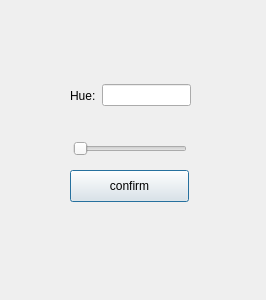
<?xml version="1.0" encoding="UTF-8"?>
<ui version="4.0">
 <class>HueDialog</class>
 <widget class="QDialog" name="HueDialog">
  <property name="geometry">
   <rect>
    <x>0</x>
    <y>0</y>
    <width>266</width>
    <height>300</height>
   </rect>
  </property>
  <property name="windowTitle">
   <string>Dialog</string>
  </property>
  <widget class="QWidget" name="layoutWidget">
   <property name="geometry">
    <rect>
     <x>70</x>
     <y>84</y>
     <width>121</width>
     <height>23</height>
    </rect>
   </property>
   <layout class="QHBoxLayout" name="horizontalLayout_5">
    <item>
     <widget class="QLabel" name="hueLabel">
      <property name="text">
       <string>Hue:</string>
      </property>
     </widget>
    </item>
    <item>
     <widget class="QLineEdit" name="hueInput"/>
    </item>
   </layout>
  </widget>
  <widget class="QSlider" name="hueSlider">
   <property name="geometry">
    <rect>
     <x>73</x>
     <y>138</y>
     <width>114</width>
     <height>22</height>
    </rect>
   </property>
   <property name="orientation">
    <enum>Qt::Horizontal</enum>
   </property>
  </widget>
  <widget class="QPushButton" name="confHueBtn">
   <property name="geometry">
    <rect>
     <x>70</x>
     <y>170</y>
     <width>119</width>
     <height>32</height>
    </rect>
   </property>
   <property name="text">
    <string>confirm</string>
   </property>
  </widget>
 </widget>
 <resources/>
 <connections>
  <connection>
   <sender>confHueBtn</sender>
   <signal>clicked()</signal>
   <receiver>HueDialog</receiver>
   <slot>accept()</slot>
   <hints>
    <hint type="sourcelabel">
     <x>129</x>
     <y>185</y>
    </hint>
    <hint type="destinationlabel">
     <x>132</x>
     <y>149</y>
    </hint>
   </hints>
  </connection>
 </connections>
</ui>
